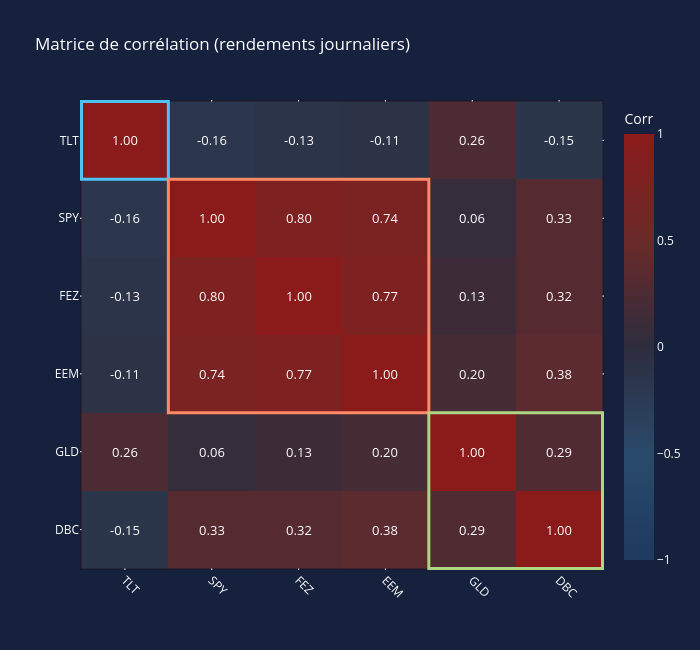

The notebook cell this image was saved under:
### Markdown cell above
# Matrice de corrélation

### Code cell
# Corrélation sur les rendements journaliers
returns = close_df.dropna().pct_change().dropna()

# Regrouper par asset class
order = ['TLT', 'SPY', 'FEZ', 'EEM', 'GLD', 'DBC']
corr = returns[order].corr()
tickers = list(corr.columns)

# Groupes pour les encadrés
groups = {
    'Bond':      {'tickers': ['TLT'],            'color': '#4fc3f7'},
    'Equity':    {'tickers': ['SPY', 'FEZ', 'EEM'], 'color': '#ff8a65'},
    'Commodity': {'tickers': ['GLD', 'DBC'],      'color': '#aed581'},
}

# Colorscale dark
dark_colorscale = [
    [0.0,  "#1e3a5f"],
    [0.25, "#2a4a6b"],
    [0.5,  "#2d2d3d"],
    [0.75, "#6b2a2a"],
    [1.0,  "#8b1a1a"],
]

fig = go.Figure(data=go.Heatmap(
    z=corr.values[::-1],
    x=tickers,
    y=tickers[::-1],
    zmin=-1, zmax=1,
    colorscale=dark_colorscale,
    text=np.round(corr.values[::-1], 2),
    texttemplate="%{text:.2f}",
    textfont=dict(size=13, color="white"),
    colorbar=dict(tickfont=dict(color="white"), title=dict(text="Corr", font=dict(color="white"))),
))

# Encadrer chaque groupe sur la diagonale
n = len(tickers)
for gname, ginfo in groups.items():
    idx_start = tickers.index(ginfo['tickers'][0])
    idx_end   = tickers.index(ginfo['tickers'][-1])

    x0 = idx_start - 0.5
    x1 = idx_end + 0.5
    y0 = (n - 1 - idx_end) - 0.5
    y1 = (n - 1 - idx_start) + 0.5

    fig.add_shape(type="rect", x0=x0, x1=x1, y0=y0, y1=y1,
                  line=dict(color=ginfo['color'], width=3),
                  xref="x", yref="y")

fig.update_layout(
    title=dict(text="Matrice de corrélation (rendements journaliers)", font=dict(color="white")),
    width=700, height=650,
    paper_bgcolor="#16213e",
    plot_bgcolor="#1a1a2e",
    xaxis=dict(tickfont=dict(color="white"), tickangle=45, side="bottom"),
    yaxis=dict(tickfont=dict(color="white")),
)
fig.show()

### Figure 1 — Plotly figure (JSON) as saved in the notebook; plotly's stock layout.template omitted (floating-point values rounded to 4 significant figures)
{"data": [{"colorbar": {"tickfont": {"color": "white"}, "title": {"font": {"color": "white"}, "text": "Corr"}}, "colorscale": [[0, "#1e3a5f"], [0.25, "#2a4a6b"], [0.5, "#2d2d3d"], [0.75, "#6b2a2a"], [1, "#8b1a1a"]], "text": [[-0.15, 0.33, 0.32, 0.38, 0.29, 1.0], [0.26, 0.06, 0.13, 0.2, 1.0, 0.29], [-0.11, 0.74, 0.77, 1.0, 0.2, 0.38], [-0.13, 0.8, 1.0, 0.77, 0.13, 0.32], [-0.16, 1.0, 0.8, 0.74, 0.06, 0.33], [1.0, -0.16, -0.13, -0.11, 0.26, -0.15]], "textfont": {"color": "white", "size": 13}, "texttemplate": "%{text:.2f}", "type": "heatmap", "x": ["TLT", "SPY", "FEZ", "EEM", "GLD", "DBC"], "y": ["DBC", "GLD", "EEM", "FEZ", "SPY", "TLT"], "z": [[-0.1477, 0.3342, 0.325, 0.3777, 0.2915, 1.0], [0.2585, 0.06421, 0.1285, 0.2009, 1.0, 0.2915], [-0.111, 0.7427, 0.7737, 1.0, 0.2009, 0.3777], [-0.1255, 0.7964, 1.0, 0.7737, 0.1285, 0.325], [-0.1609, 1.0, 0.7964, 0.7427, 0.06421, 0.3342], [1.0, -0.1609, -0.1255, -0.111, 0.2585, -0.1477]], "zmax": 1, "zmin": -1}], "layout": {"height": 650, "paper_bgcolor": "#16213e", "plot_bgcolor": "#1a1a2e", "shapes": [{"line": {"color": "#4fc3f7", "width": 3}, "type": "rect", "x0": -0.5, "x1": 0.5, "xref": "x", "y0": 4.5, "y1": 5.5, "yref": "y"}, {"line": {"color": "#ff8a65", "width": 3}, "type": "rect", "x0": 0.5, "x1": 3.5, "xref": "x", "y0": 1.5, "y1": 4.5, "yref": "y"}, {"line": {"color": "#aed581", "width": 3}, "type": "rect", "x0": 3.5, "x1": 5.5, "xref": "x", "y0": -0.5, "y1": 1.5, "yref": "y"}], "title": {"font": {"color": "white"}, "text": "Matrice de corrélation (rendements journaliers)"}, "width": 700, "xaxis": {"side": "bottom", "tickangle": 45, "tickfont": {"color": "white"}}, "yaxis": {"tickfont": {"color": "white"}}}}
